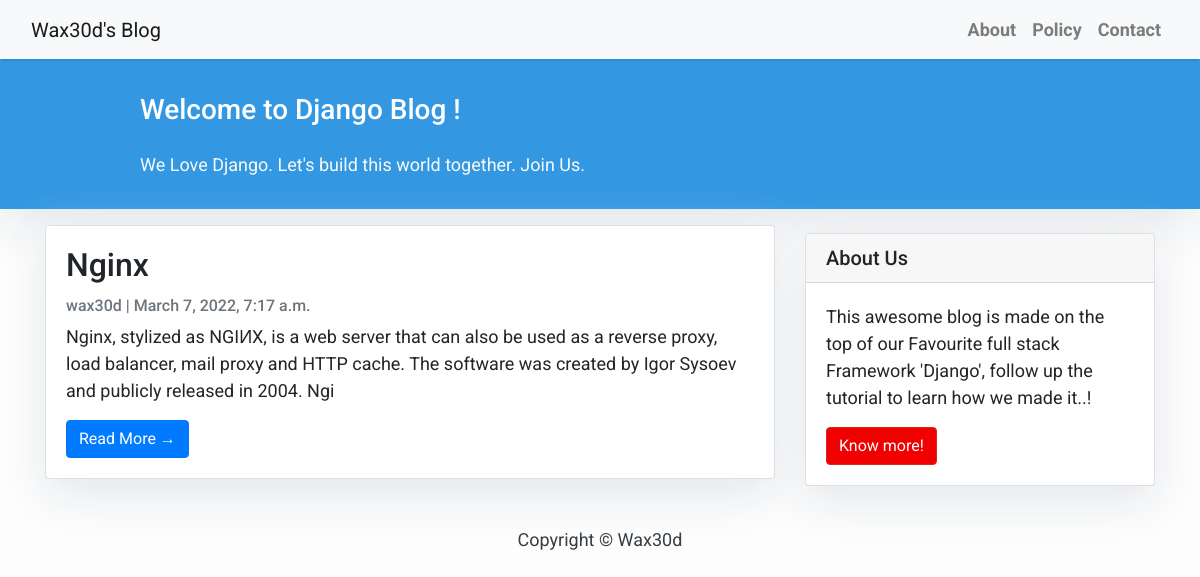
The app's page /, older data.
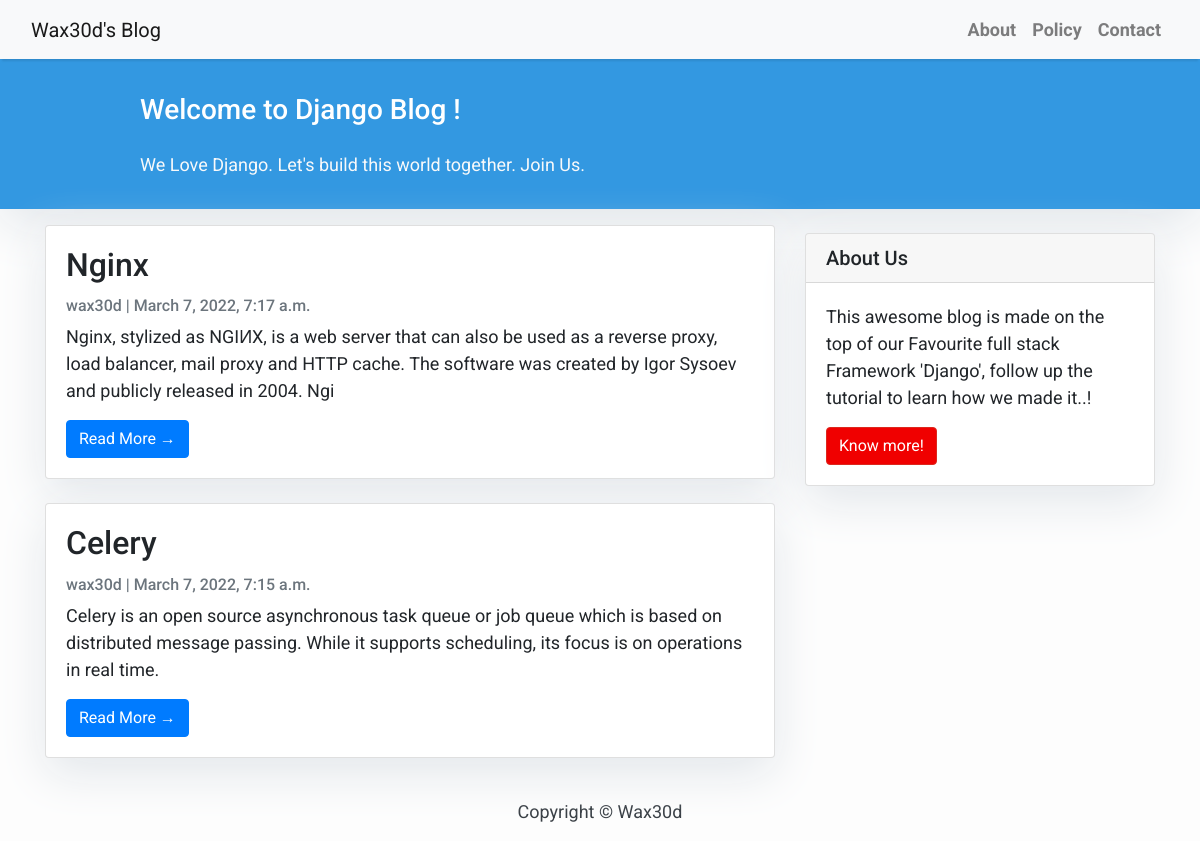
The same page, newer data.
### blog/models.py (models this page shows, shortened)
class Post(models.Model):
    title = models.CharField(max_length=200, unique=True)
    slug = models.SlugField(max_length=200, unique=True)
    author = models.ForeignKey(User, on_delete=models.CASCADE, related_name='blog_posts')
    updated_on = models.DateTimeField(auto_now=True)
    content = models.TextField()
    created_on = models.DateTimeField(auto_now_add=True)
    status = models.IntegerField(choices=STATUS, default=0)
    class Meta:
        ordering = ['-created_on']

### blog/views.py (the view)
# urls.py: path('', views.PostList.as_view(), name='home'),
class PostList(generic.ListView):
    queryset = Post.objects.filter(status=1).order_by('-created_on')
    template_name = 'index.html'

### blog/templates/index.html (shortened to what this page needs)
{% extends "base.html" %}
{% block content %}
<header class="masthead">
    <div class="container">
        <div class="row">
            <div class=" col-md-8 col-md-10 mx-auto">
                <div class="site-heading">
                    <h3 class=" site-heading my-4 mt-3 text-white"> Welcome to Django Blog !</h3>
                    <p class="text-light">We Love Django. Let's build this world together. Join Us.
                    </p>
                </div>
            </div>
        </div>
    </div>
</header>
<div class="container">
    <div class="row">
        <div class="col-md-8 mt-3 left">
            {% for post in post_list %}
            <div class="card mb-4">
                <div class="card-body">
                    <h2 class="card-title">{{ post.title }}</h2>
                    <p class="card-text text-muted h6">{{ post.author }} | {{ post.created_on}} </p>
                    <p class="card-text">{{post.content|slice:":200" }}</p>
                    <a href="{% url 'post_detail' post.slug  %}" class="btn btn-primary">Read More &rarr;</a>
                </div>
            </div>
            {% endfor %}
        </div>
        {% block sidebar %} {% include 'sidebar.html' %} {% endblock sidebar %}
    </div>
</div>
{%endblock%}

Row changes from the older to the newer data that the page shows:
now on this page (row edited): Post: title "Celery", author "wax30d", created_on "March 7, 2022, 7:15 a.m.", content "Celery is an open source asynchronous task queue or job queue which is based on distributed message passing. While it supports scheduling, its focus is on operations in real time."
